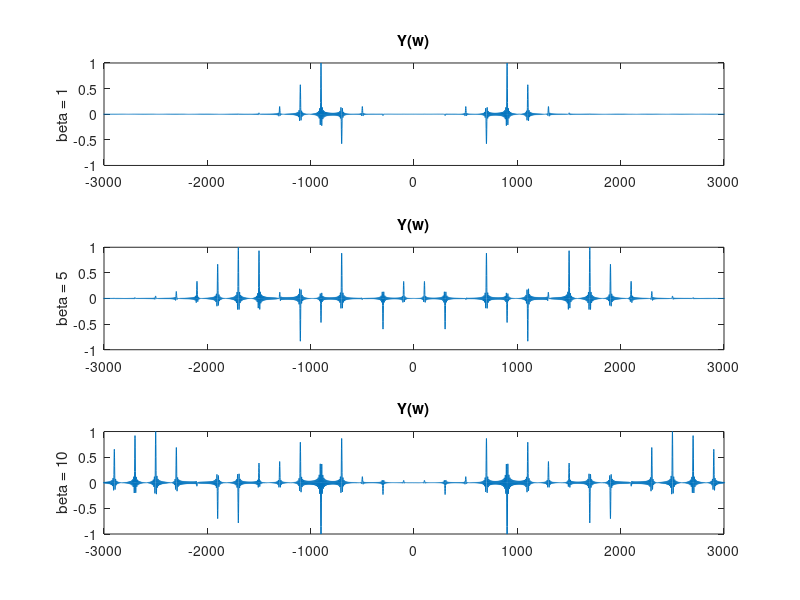

This figure's MATLAB source:
%spectra of frequency modulated signals
%frequency modulation of sine signal
fa = 100;    wa = 2*pi*fa;
fc = 1800;  wc = 2*pi*fc;
fs = 35000; tiv = 1/fs;
t = 0:tiv:(0.1-tiv);
%vector of frequencies for spectra:
w1 = -fs/2:-1; w2 = 1:fs/2; w = [w1 w2];
subplot(3,1,1);
beta = 1;
y = cos((wc*t/2) + (beta*sin(wa*2*t)));
ffy = fft(y,fs);
sy = fftshift(real(ffy)); sy = sy/max(sy);
plot(w,sy);
axis([-3000 3000 -1 1]);
ylabel('beta = 1'); title('Y(w)');
subplot(3,1,2);
beta = 5;
y = cos((wc*t/2) + (beta*sin(wa*2*t)));
ffy = fft(y,fs);
sy = fftshift(real(ffy)); sy = sy/max(sy);
plot(w,sy);
axis([-3000 3000 -1 1]);
ylabel('beta = 5'); title('Y(w)');
subplot(3,1,3);
beta = 10;
y = cos((wc*t/2) + (beta*sin(wa*2*t)));
ffy = fft(y,fs);
sy = fftshift(real(ffy)); sy = sy/max(sy);
plot(w,sy);
axis([-3000 3000 -1 1]);
ylabel('beta = 10'); title('Y(w)');
